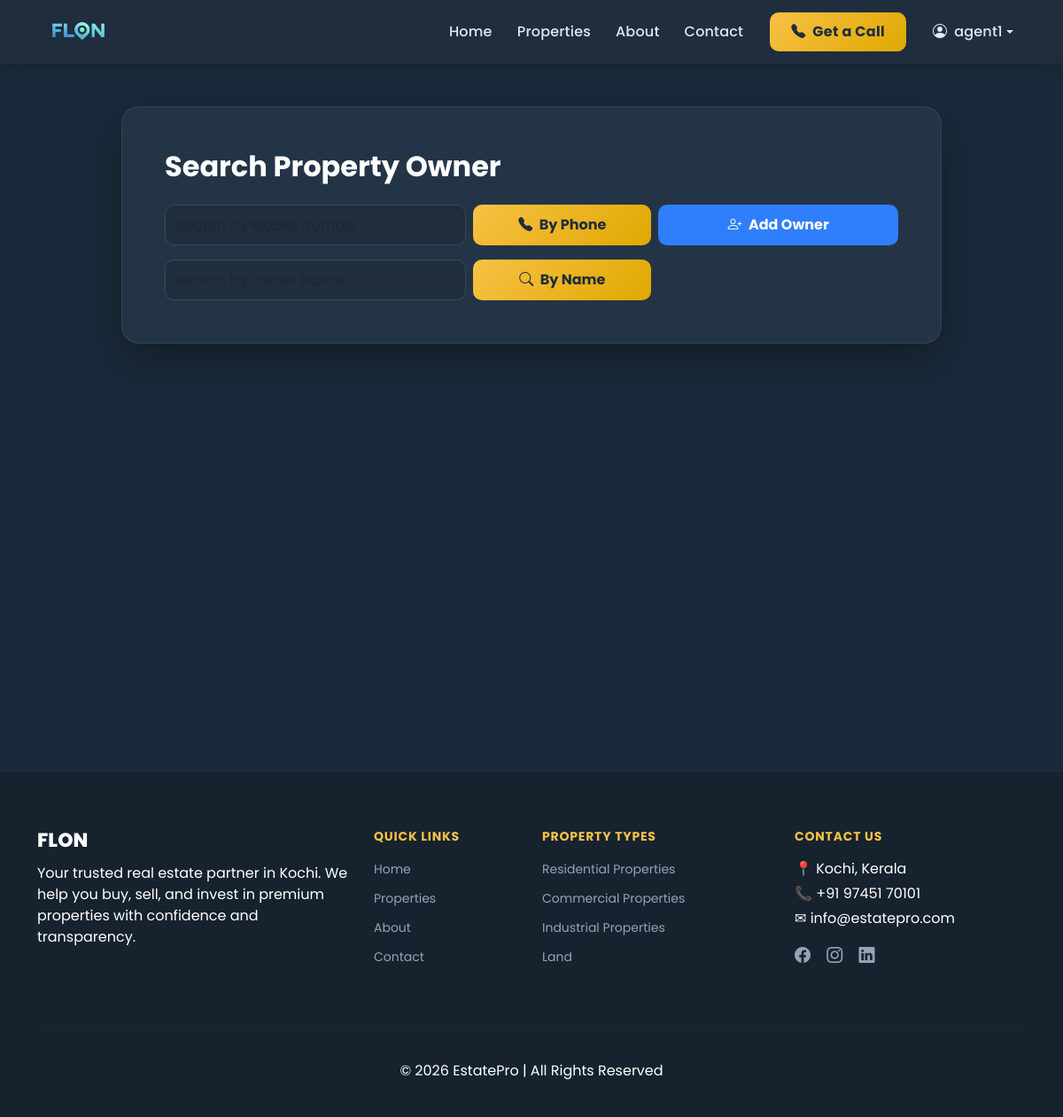
Page /properties/agent/add/ (signed in) on the committed database.
### properties/models.py (models this page shows, shortened)
class Category(models.Model):
    name = models.CharField(max_length=100)
    slug = models.SlugField(unique=True, blank=True)
    image = CloudinaryField('image', blank=True, null=True)

### properties/views.py (the view, shortened to what this page needs)
# urls.py: path('agent/add/', views.agent_add_property, name='agent_add_property'),
@login_required
def agent_add_property(request):
    if not request.user.profile.is_agent:
        return redirect('home')
    owner = None
    owner_results = []
    phone = request.GET.get('phone', '').strip()
    owner_name = request.GET.get('owner_name', '').strip()
    if phone:
        owner = Profile.objects.filter(phone=phone).first()
    if owner_name:
        owner_results = Profile.objects.filter(
            user__username__icontains=owner_name
        ).select_related('user')
        if owner_results.count() == 1:
            owner = owner_results.first()
    owner_id = request.GET.get('owner_id')
    if owner_id:
        try:
            owner = Profile.objects.select_related('user').get(id=owner_id)
        except Profile.DoesNotExist:
            owner = None
    return render(request, 'agent_add_property.html', {
        'categories': Category.objects.all(),
        'owner': owner,
        'owner_results': owner_results,
        'phone': phone,
        'owner_name': owner_name,
    })

### templates/agent_add_property.html (shortened to what this page needs)
{% extends 'base.html' %}
{% load static %}
{% block content %}
<link rel="stylesheet" href="{% static 'css/style.css' %}">
<section class="add-property-section py-5">
    <div class="container">
        <div class="row justify-content-center">
            <div class="col-lg-10">
                <div class="add-property-card p-4 p-md-5">
                    <h2 class="fw-bold mb-4">Search Property Owner</h2>
                    <form method="GET" id="phoneSearchForm" onsubmit="showSpinner('Searching owner…')">
                        <div class="row align-items-end g-2 mb-3">
                            <div class="col-md-5">
                                <input type="text" name="phone" class="form-control custom-input" placeholder="Search by Mobile Number" value="{{ phone }}">
                            </div>
                            <div class="col-md-3">
                                <button type="submit" class="btn-search-owner w-100">
                                    <i class="bi bi-telephone-fill me-1"></i> By Phone
                                </button>
                            </div>
                            <div class="col-md-4">
                                <button type="button" class="btn-add-owner w-100" data-bs-toggle="modal" data-bs-target="#ownerModal">
                                    <i class="bi bi-person-plus me-1"></i> Add Owner
                                </button>
                            </div>
                        </div>
                    </form>
                    <form method="GET" id="nameSearchForm" onsubmit="showSpinner('Searching owner…')">
                        <div class="row align-items-end g-2">
                            <div class="col-md-5">
                                <input type="text" name="owner_name" class="form-control custom-input" placeholder="Search by Owner Name" value="{{ owner_name }}">
                            </div>
                            <div class="col-md-3">
                                <button type="submit" class="btn-search-owner w-100">
                                    <i class="bi bi-search me-1"></i> By Name
                                </button>
                            </div>
                        </div>
                    </form>
                </div>
            </div>
        </div>
    </div>
</section>
{% endblock %}

### templates/base.html (shortened to what this page needs)
{% load static %}
<!DOCTYPE html>
<html lang="en">
<head>
    <link href="https://cdn.jsdelivr.net/npm/bootstrap@5.3.2/dist/css/bootstrap.min.css" rel="stylesheet">
    <link href="https://cdn.jsdelivr.net/npm/bootstrap-icons@1.11.1/font/bootstrap-icons.css" rel="stylesheet">
    <link rel="stylesheet" href="{% static 'css/style.css' %}?v=20260323">
</head>
<body>
    <nav class="navbar navbar-expand-lg navbar-dark shadow custom-navbar">
        <div class="container">
            <a class="navbar-brand d-flex align-items-center" href="/">
                <img src="{% static 'images/logo.png' %}" class="navbar-logo">
            </a>
            <div class="collapse navbar-collapse justify-content-end" id="navbarNav">
                <ul class="navbar-nav align-items-lg-center">
                    <li class="nav-item">
                        <a class="nav-link" href="/">Home</a>
                    </li>
                    <li class="nav-item">
                        <a class="nav-link" href="/properties/">Properties</a>
                    </li>
                    <li class="nav-item">
                        <a class="nav-link" href="/about/">About</a>
                    </li>
                    <li class="nav-item">
                        <a class="nav-link" href="/contact/">Contact</a>
                    </li>
                    <li class="nav-item ms-lg-3 mb-2 mb-lg-0">
                        <a href="/contact/" class="btn btn-gold px-4">
                            <i class="bi bi-telephone-fill me-1"></i> Get a Call
                        </a>
                    </li>
                    {% if user.is_authenticated %}
                    <li class="nav-item dropdown ms-lg-3">
                        <a class="nav-link dropdown-toggle d-flex align-items-center" href="#" role="button"
                            data-bs-toggle="dropdown">
                            <i class="bi bi-person-circle me-2"></i>
                            {{ user.username }}
                        </a>
                    </li>
                    {% else %}
                    <li class="nav-item ms-lg-3">
                        <a class="btn btn-outline-light px-3" href="{% url 'login' %}">
                            Login
                        </a>
                    </li>
                    {% endif %}
                </ul>
            </div>
        </div>
    </nav>
    <div class="main-content">
        {% block content %}
        {% endblock %}
    </div>
    <footer class="footer-section text-white">
        <div class="container">
            <div class="row">
                <div class="col-lg-4 col-md-6 mb-4">
                    <h5 class="footer-title">FLON</h5>
                    <p>
                        Your trusted real estate partner in Kochi.
                        We help you buy, sell, and invest in premium properties
                        with confidence and transparency.
                    </p>
                </div>
                <div class="col-lg-2 col-md-6 mb-4">
                    <h6 class="footer-heading">Quick Links</h6>
                    <ul class="footer-links">
                        <li><a href="/">Home</a></li>
                        <li><a href="/properties/">Properties</a></li>
                        <li><a href="/about/">About</a></li>
                        <li><a href="/contact/">Contact</a></li>
                    </ul>
                </div>
                <div class="col-lg-3 col-md-6 mb-4">
                    <h6 class="footer-heading">Property Types</h6>
                    <ul class="footer-links">
                        {% for category in categories %}
                        <li>
                            <a href="/properties/?category={{ category.slug }}">
                                {{ category.name }}
                            </a>
                        </li>
                        {% empty %}
                        <li>No categories available</li>
                        {% endfor %}
                    </ul>
                </div>
                <div class="col-lg-3 col-md-6 mb-4">
                    <h6 class="footer-heading">Contact Us</h6>
                    <p class="mb-1">📍 Kochi, Kerala</p>
                    <p class="mb-1">📞 +91 97451 70101</p>
                    <p class="mb-1">✉ info@estatepro.com</p>
                    <div class="social-icons mt-3">
                        <a href="#"><i class="bi bi-facebook"></i></a>
                        <a href="#"><i class="bi bi-instagram"></i></a>
                        <a href="#"><i class="bi bi-linkedin"></i></a>
                    </div>
                </div>
            </div>
            <hr class="footer-divider">
            <div class="text-center pb-3">
                <p class="mb-0">
                    © 2026 EstatePro | All Rights Reserved
                </p>
            </div>
        </div>
    </footer>
    <link href="https://cdn.jsdelivr.net/npm/quill@2.0.2/dist/quill.snow.css" rel="stylesheet">
</body>
</html>

### static/css/style.css (style rules this page uses)
*, *::before, *::after { box-sizing: border-box; }
body { font-family: 'Poppins', sans-serif; background: #f4f6f9; margin: 0; padding: 0; color: #1f2d3d; }
.main-content { min-height: 70vh; }
.custom-navbar { background: #1f2d3d; padding: 0 0; box-shadow: 0 2px 20px rgba(0,0,0,0.3); }
.navbar-logo { height: 62px; animation: logoFloat 4s ease-in-out infinite, logoGlow 3s infinite alternate; transition: transform 0.3s ease; }
.custom-navbar .nav-link { color: #e2e8f0 !important; font-weight: 500; padding: 8px 14px !important; border-radius: 8px; transition: all 0.25s ease; letter-spacing: 0.2px; }
.btn-gold { background: linear-gradient(135deg, #f8c146, #e0a800); border: none; color: #1f2d3d; font-weight: 700; border-radius: 10px; padding: 10px 22px; transition: all 0.3s ease; letter-spacing: 0.3px; }
.footer-section { background: #16222e; padding: 64px 0 24px; }
.footer-title { font-weight: 800; font-size: 22px; color: #fff; margin-bottom: 12px; }
.footer-heading { font-weight: 700; margin-bottom: 16px; color: #f8c146; font-size: 14px; text-transform: uppercase; letter-spacing: 0.8px; }
.footer-links { list-style: none; padding: 0; }
.footer-links li { margin-bottom: 9px; }
.footer-links a { color: #94a3b8; text-decoration: none; font-size: 14px; transition: all 0.25s; }
.footer-divider { border-color: rgba(255,255,255,0.07); margin: 32px 0; }
.social-icons a { color: #94a3b8; margin-right: 14px; font-size: 18px; transition: all 0.3s; }
.add-property-section { background: #1a2a3a; min-height: 100vh; }
.add-property-card { background: #243447; border-radius: 20px; box-shadow: 0 20px 50px rgba(0,0,0,0.3); border: 1px solid rgba(255,255,255,0.07); color: #fff; }
.add-property-card input, .add-property-card select { background: #1f2d3d !important; border: 1px solid rgba(255,255,255,0.12) !important; color: #fff !important; border-radius: 10px !important; }
.btn-search-owner { background: linear-gradient(135deg,#f8c146,#e0a800); border: none; color: #1f2d3d; font-weight: 700; border-radius: 10px; height: 46px; transition: all 0.3s; }
.btn-add-owner { background: #2f7efc; border: none; color: #fff; font-weight: 700; border-radius: 10px; height: 46px; transition: all 0.3s; }
.custom-input { background: #1f2d3d !important; border: 1px solid rgba(255,255,255,0.12) !important; color: #fff !important; border-radius: 10px !important; height: 46px; }

### rows in the picture
Category: name "Residential Properties"
Category: name "Commercial Properties"
Category: name "Industrial Properties"
Category: name "Land"

### other values in the picture
{{ user.username }} "agent1"
